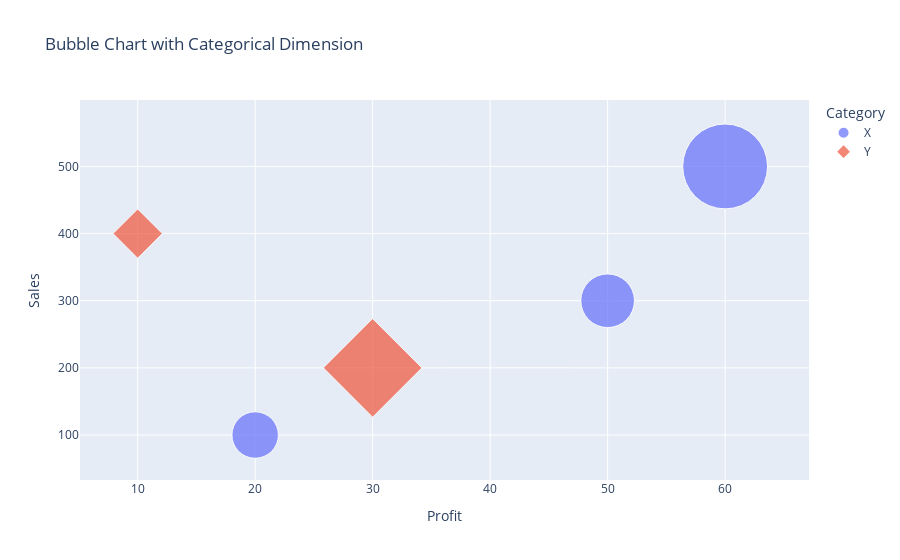

Notebook source saved alongside this figure:
### Code cell
# Exercise 3: Add another dimension using marker shape or symbol in Plotly (e.g., Product Category).
df['Category'] = ['X', 'Y', 'X', 'Y', 'X']  # New categorical dimension
fig = px.scatter(
    df,
    x='Profit',
    y='Sales',
    size='MarketShare',
    color='Category',  # Use new categorical dimension for color
    symbol='Category', # Different symbols for categories
    hover_name='Product',
    size_max=60,
    title='Bubble Chart with Categorical Dimension'
)
fig.show()

### Figure 1 — Plotly figure (JSON) as saved in the notebook; plotly's stock layout.template omitted (floating-point values rounded to 4 significant figures)
{"data": [{"hovertemplate": "<b>%{hovertext}</b><br><br>Category=X<br>Profit=%{x}<br>Sales=%{y}<br>MarketShare=%{marker.size}<extra></extra>", "hovertext": ["A", "C", "E"], "legendgroup": "X", "marker": {"color": "#636efa", "size": [15, 20, 50], "sizemode": "area", "sizeref": 0.01389, "symbol": "circle"}, "mode": "markers", "name": "X", "orientation": "v", "showlegend": true, "type": "scatter", "x": [20, 50, 60], "xaxis": "x", "y": [100, 300, 500], "yaxis": "y"}, {"hovertemplate": "<b>%{hovertext}</b><br><br>Category=Y<br>Profit=%{x}<br>Sales=%{y}<br>MarketShare=%{marker.size}<extra></extra>", "hovertext": ["B", "D"], "legendgroup": "Y", "marker": {"color": "#EF553B", "size": [40, 10], "sizemode": "area", "sizeref": 0.01389, "symbol": "diamond"}, "mode": "markers", "name": "Y", "orientation": "v", "showlegend": true, "type": "scatter", "x": [30, 10], "xaxis": "x", "y": [200, 400], "yaxis": "y"}], "layout": {"legend": {"itemsizing": "constant", "title": {"text": "Category"}, "tracegroupgap": 0}, "title": {"text": "Bubble Chart with Categorical Dimension"}, "xaxis": {"anchor": "y", "domain": [0, 1], "title": {"text": "Profit"}}, "yaxis": {"anchor": "x", "domain": [0, 1], "title": {"text": "Sales"}}}}
